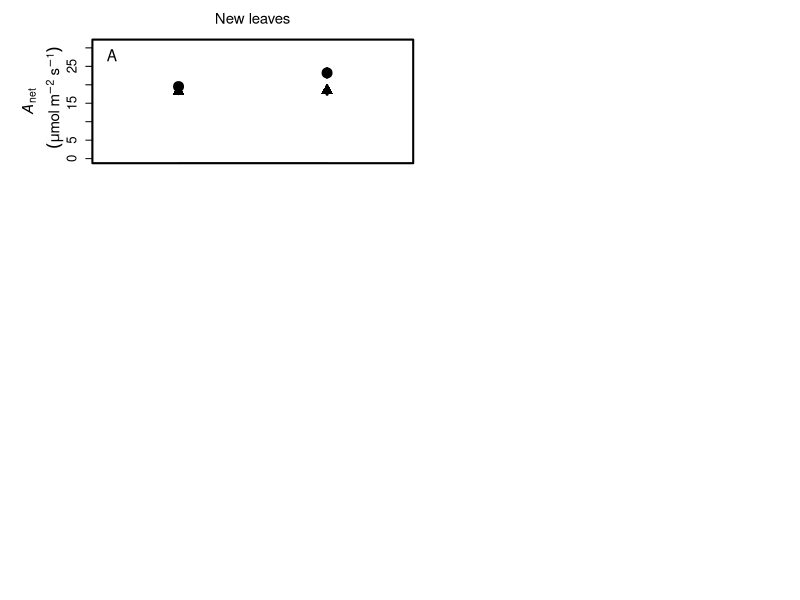

The R source for this figure: (Note: this script raises an error after producing the figure.)
means<-read.csv("TreeMeans_EucFACE_Age.csv")

new <- subset(means, Age == "new")
old <- subset(means, Age == "old")


newup <- subset(new, Position == "upper")
newlow <- subset(new, Position == "lower")
oldup <- subset(old, Position == "upper")
oldlow <- subset(old, Position == "lower")


#now for a figure with panels

Nlab <- expression(italic(N)[mass] ~~ (mg~g^-1))
# Alab <- expression(italic(A)[net] ~~ (mu*mol~m^-2~s^-1))
Alab <- expression(atop(italic(A)[net], ~~ (mu*mol~m^-2~s^-1))) # atop if you need a return for the axis (2 lines)
jlab <- expression(atop(Apparent~J[max],~~(mu*mol~m^-2~s^-1)))
vlab <- expression(atop(Apparent~V[cmax],~~(mu*mol~m^-2~s^-1)))
lmalab <- expression(LMA~~(g~cm^-2))

#standard sizes for plot bits (only need to change here)
cex_pts <- 1.8
cex_axs <- 1.2
pch1 <- 19 #just switch this to c(1,19)
pch2 <- 17
cextitle <- .9
cex_ylab <- .9


#make figure

pdf(file="Fig1remake2.pdf", width=6,height=8)

op1 <- par(oma=c(5,7,3,5), mfrow=c(4,2), mar=c(0,0,0,0), lwd=2) #omd = c(.15, 0.95, .15, 0.95)

#panel1
plot(1:2,newup$Photo,pch=pch1, cex = cex_pts, cex.axis=cex_axs,xlab="",ylab="",xaxt="n",xlim=c(0.5,2.5), ylim = c(0, 31)) # can use pch= c(1,19) for closed and open symbols
  lines(rbind(1:2,1:2,NA),rbind(newup$Photo-newup$se.Photo,newup$Photo+newup$se.Photo,NA), lwd = 3)
  points(1:2,newlow$Photo,pch=pch2, cex = cex_pts,cex.axis=cex_axs, ylab="",xaxt="n",xlim=c(0.5,2.5),ylim=c(0,31), cex.lab = 1.6) # can use pch= c(2,17) for closed (=eCO2) and open symbol (=ambCO2)
  lines(rbind(1:2,1:2,NA),rbind(newlow$Photo-newlow$se.Photo,newlow$Photo+newlow$se.Photo,NA), lwd=3)
  axis(side=1,labels = F, at=1:2,las=1, cex.axis=2, lwd.ticks = 0)
  mtext(Alab, side=2, line=2, cex=cex_ylab)
  mtext("New leaves", 3, line=1, cex=cextitle)
  text(0.55,28, "A", cex=1.4)
  legend("bottomleft", levels(newup$Position), pch=c(17,19),cex=1.6, bty="n")

#panel2
plot(1:2,oldup$Photo,pch=pch1, cex = cex_pts, cex.axis=cex_axs,yaxt='n',xaxt="n",xlim=c(0.5,2.5), ylim = c(0, 31), cex.lab = 1.6)
lines(rbind(1:2,1:2,NA),rbind(oldup$Photo-oldup$se.Photo,oldup$Photo+oldup$se.Photo,NA), lwd = 3)
points(1:2,oldlow$Photo,pch=pch2, cex = cex_pts,cex.axis=cex_axs, yaxt='n',xaxt="n",xlim=c(0.5,2.5),ylim=c(0,31), cex.lab = 1.6)
lines(rbind(1:2,1:2,NA),rbind(oldlow$Photo-oldlow$se.Photo,oldlow$Photo+oldlow$se.Photo,NA), lwd=3)
axis(2, labels=FALSE, tcl=.5)
mtext("Old leaves", 3, line=1, cex=cextitle)
text(0.55,28, "B", cex=1.4)

#panel3
plot(1:2,newup$Vcmax,pch=pch1, cex = cex_pts, cex.axis=cex_axs,xlab="",ylab="",xaxt="n",xlim=c(0.5,2.5), ylim = c(0, 170), cex.lab = 1.6)
  lines(rbind(1:2,1:2,NA),rbind(newup$Vcmax-newup$se.Vcmax,newup$Vcmax+newup$se.Vcmax,NA), lwd = 3)
  points(1:2,newlow$Vcmax,pch=pch2, cex = cex_pts,cex.axis=cex_axs, ylab="",xaxt="n",xlim=c(0.5,2.5),ylim=c(0,170), cex.lab = 1.6)
  lines(rbind(1:2,1:2,NA),rbind(newlow$Vcmax-newlow$se.Vcmax,newlow$Vcmax+newlow$se.Vcmax,NA), lwd=3)
  axis(side=1,at=1:2,labels=F,las=1, cex.axis=2, lwd.ticks = 0)
  mtext(vlab, side=2, line=2, cex=cex_ylab)
  text(0.55,160, "C", cex=1.4)

#panel4
plot(1:2,oldup$Vcmax,pch=pch1, cex = cex_pts, cex.axis=cex_axs,yaxt='n',xaxt="n",xlim=c(0.5,2.5), ylim = c(0, 170), cex.lab = 1.6)
  lines(rbind(1:2,1:2,NA),rbind(oldup$Vcmax-oldup$se.Vcmax,oldup$Vcmax+oldup$se.Vcmax,NA), lwd = 3)
  points(1:2,oldlow$Vcmax,pch=pch2, cex = cex_pts,cex.axis=cex_axs, yaxt='n',xaxt="n",xlim=c(0.5,2.5),ylim=c(0,170), cex.lab = 1.6)
  lines(rbind(1:2,1:2,NA),rbind(oldlow$Vcmax-oldlow$se.Vcmax,oldlow$Vcmax+oldlow$se.Vcmax,NA), lwd=3)
  axis(2, labels=FALSE, tcl=.5)
  text(0.55,160, "D", cex=1.4)

#panel5
plot(1:2,newup$Jmax,pch=pch1, cex = cex_pts, cex.axis=cex_axs,xlab="",ylab=jlab,xaxt="n",xlim=c(0.5,2.5), ylim = c(0, 190), cex.lab = 1.6)
  lines(rbind(1:2,1:2,NA),rbind(newup$Jmax-newup$se.Jmax,newup$Jmax+newup$se.Jmax,NA), lwd = 3)
  points(1:2,newlow$Jmax,pch=pch2, cex = cex_pts,cex.axis=cex_axs, xlab=(expression(CO[2]~treatment)),ylab="",xaxt="n",xlim=c(0.5,2.5),ylim=c(0,190), cex.lab = 1.6)
  lines(rbind(1:2,1:2,NA),rbind(newlow$Jmax-newlow$se.Jmax,newlow$Jmax+newlow$se.Jmax,NA), lwd=3)
  axis(side=1,at=1:2,labels=F,las=1, cex.axis=2, lwd.ticks = 0)
  mtext(jlab, side=2, line=2, cex=cex_ylab)
  text(0.55,180, "E", cex=1.4)

#panel6
plot(1:2,oldup$Jmax,pch=pch1, cex = cex_pts, cex.axis=cex_axs,yaxt='n',xaxt="n",xlim=c(0.5,2.5), ylim = c(0, 190), cex.lab = 1.6)
  lines(rbind(1:2,1:2,NA),rbind(oldup$Jmax-oldup$se.Jmax,oldup$Jmax+oldup$se.Jmax,NA), lwd = 3)
  points(1:2,oldlow$Jmax,pch=pch2, cex = cex_pts,cex.axis=cex_axs, yaxt='n',xaxt="n",xlim=c(0.5,2.5),ylim=c(0,190), cex.lab = 1.6)
  lines(rbind(1:2,1:2,NA),rbind(oldlow$Jmax-oldlow$se.Jmax,oldlow$Jmax+oldlow$se.Jmax,NA), lwd=3)
  axis(2, labels=FALSE, tcl=.5)
  text(0.55,180, "F", cex=1.4)

#panel 7 (here we do want the labels!)
plot(1:2,newup$LMA,pch=pch1, cex = cex_pts, cex.axis=cex_axs,xlab="", ylab="",xaxt="n",xlim=c(0.5,2.5), ylim = c(0, 230), cex.lab = 1.6)
  lines(rbind(1:2,1:2,NA),rbind(newup$LMA-newup$se.LMA,newup$LMA+newup$se.LMA,NA), lwd = 3)
  points(1:2,newlow$LMA,pch=pch2, cex = cex_pts,cex.axis=cex_axs, xlab=(expression(CO[2]~treatment)),ylab="",xaxt="n",xlim=c(0.5,2.5),ylim=c(0,230), cex.lab = 1.6)
  lines(rbind(1:2,1:2,NA),rbind(newlow$LMA-newlow$se.LMA,newlow$LMA+newlow$se.LMA,NA), lwd=3)
  axis(side=1,at=1:2,labels=newup$C.treat,las=1, cex.axis=cex_axs, lwd.ticks = 0)
  mtext(lmalab, side=2, line=3, cex=cex_ylab)
  mtext((expression(CO[2]~treatment)),side = 1, line=3, cex=cextitle)
  text(0.55,220, "G", cex=1.4)

#panel 8
plot(1:2,oldup$LMA,pch=pch1, cex = cex_pts, cex.axis=cex_axs,xaxt="n",yaxt='n',xlim=c(0.5,2.5), ylim = c(0, 230), cex.lab = 1.6)
lines(rbind(1:2,1:2,NA),rbind(oldup$LMA-oldup$se.LMA,oldup$LMA+oldup$se.LMA,NA), lwd = 3)
points(1:2,oldlow$LMA,pch=pch2, cex = cex_pts,cex.axis=cex_axs, xaxt="n",yaxt='n',xlim=c(0.5,2.5),ylim=c(0,230), cex.lab = 1.6)
lines(rbind(1:2,1:2,NA),rbind(oldlow$LMA-oldlow$se.LMA,oldlow$LMA+oldlow$se.LMA,NA), lwd=3)
axis(side=1,at=1:2,labels=oldup$C.treat,las=1, cex.axis=cex_axs, lwd.ticks = 0)
axis(2, labels=F, tcl=.5)
mtext((expression(CO[2]~treatment)),side = 1, line=3, cex=cextitle)
text(0.55,220, "H", cex=1.4)

par(op1)

dev.off()
